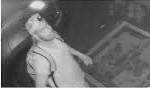
#> input picture FILTROS/ladron.jpeg, 150 x 88 px
$ python FILTROS_A_IMAGEN.py
#> lines starting #> are read from the running program, lines starting #| are printed output that depends on the picture; after the words box and inside, x2 and y2 are one past the last pixel; in counts of white or black regions, pixels touching at a corner belong together
# -*- coding: utf-8 -*-
"""
Created on Sun Sep 15 20:07:59 2024

@author: Efrain Jimenez M
"""

import cv2
import numpy as np
# Carga una imagen en escala de grises
image =cv2.imread('ladron.jpeg')
#> image is the input picture: shape (88, 150, 3); mean B, G, R 104.9, 106.9, 106.8
isize = cv2.resize(image, (400,300))

kernel = 3
tamano_kernel=3
#-------------------------Ruido Gaussiano----------------------------------


# Especifica la media y la desviación estándar del ruido gaussiano
media = 0
desviacion_estandar = 25

# Genera ruido gaussiano
ruido_gaussiano = np.random.normal(media, desviacion_estandar, isize.shape)

# Añade el ruido a la imagen
RGauss = np.clip(isize + ruido_gaussiano, 0, 255).astype(np.uint8)

# Muestra la imagen original y la imagen con ruido
cv2.imshow('Original', isize)
cv2.imshow('Con Ruido Gaussiano', RGauss)


#--------------------Sal y pimienta-------------------------------

image = cv2.imread('ladron.jpeg')
isize = cv2.resize(image, (400, 300))

# Probabilidad de aparición de ruido
probabilidad_sal = 0.05  # Porcentaje de píxeles blancos
probabilidad_pimienta = 0.05  # Porcentaje de píxeles negros

# Copia de la imagen para aplicar el ruido
RuidoSyP = isize.copy()

# Número total de píxeles de ruido para sal y pimienta
numero_pimienta = int(np.ceil(probabilidad_pimienta * isize.shape[0] * isize.shape[1]))
#> numero_pimienta = 6000
numero_sal = int(np.ceil(probabilidad_sal * isize.shape[0] * isize.shape[1]))
#> numero_sal = 6000

# Se aplica ruido pimienta (negros)
for i in range(numero_pimienta):
    x = np.random.randint(0, isize.shape[0])
    y = np.random.randint(0, isize.shape[1])
    RuidoSyP[x][y] = 0
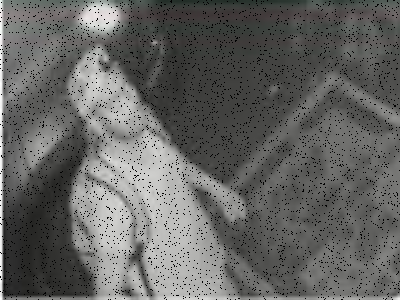
#> RuidoSyP: shape (300, 400, 3); mean B, G, R 99.8, 101.7, 101.5

# Se aplica ruido sal (blancos)
for i in range(numero_sal):
    x = np.random.randint(0, isize.shape[0])
    y = np.random.randint(0, isize.shape[1])
    RuidoSyP[x][y] = 255
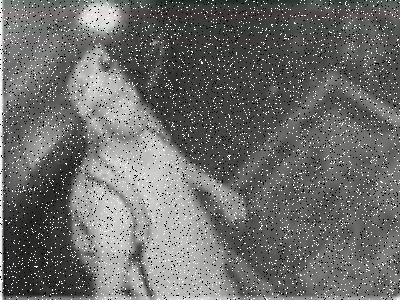
#> RuidoSyP: shape (300, 400, 3); 4.86% of pixels changed, all inside (x1, y1, x2, y2) = (0, 0, 400, 300)

cv2.imshow('Con Ruido Sal y Pimienta', RuidoSyP)


cv2.imwrite('ladronO.jpg', isize)
cv2.imwrite('ladronGauss.jpg', RGauss)
cv2.imwrite('ladronSyP.jpg',RuidoSyP )

imagenGauss =cv2.imread('ladronGauss.jpg')
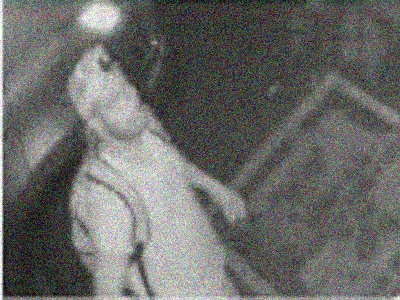
#> imagenGauss: shape (300, 400, 3); mean B, G, R 104.3, 106.5, 106.2
imageSyP = cv2.imread('ladronSyP.jpg')
#Filtro Gaussiano
fGauss = cv2.GaussianBlur(imagenGauss,(5,5), 0)
cv2.imshow('Filtro Gaussiano del ruido Gauss', fGauss)
cv2.imwrite('Filtro Gaussiano del ruido Gauss.jpg',fGauss)

fGaussPS =  cv2.GaussianBlur(imageSyP,(5,5), 0)
cv2.imshow('Filtro Gaussiano del ruido Pimienta', fGaussPS)
cv2.imwrite('Filtro Gaussiano del ruido Pimienta.jpg',fGaussPS)
#Filtro mediana
fMediana = cv2.medianBlur(imagenGauss,5)
cv2.imshow('Filtro Mediana del ruido Gauss', fMediana)
cv2.imwrite('Filtro Mediana del ruido Gauss.jpg',fMediana)

fMedianaPS = cv2.medianBlur(imageSyP,5)
cv2.imshow('Filtro Mediana del ruido Pimienta', fMedianaPS)
cv2.imwrite('Filtro Mediana del ruido Pimienta.jpg',fMedianaPS)
#Filtro media

fMedia = cv2.blur(imagenGauss, (kernel, kernel))
cv2.imshow('Filtro Media del ruido Gauss', fMedia)
cv2.imwrite('Filtro Media del ruido Gauss.jpg',fMedia)

fMediaPS = cv2.blur(imageSyP, (kernel, kernel))
cv2.imshow('Filtro Media del ruido Pimienta', fMediaPS)
cv2.imwrite('Filtro Media del ruido Pimienta.jpg',fMediaPS)

#Filtro minimo
kernel1 = np.ones((tamano_kernel, tamano_kernel), np.uint8)

# Aplicar el filtro mínimo usando la función cv2.erode
fMini = cv2.erode(imagenGauss, kernel1)
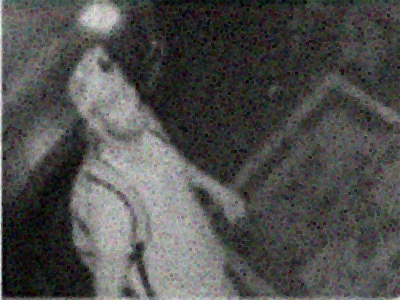
#> fMini: shape (300, 400, 3); mean B, G, R 78.1, 79.5, 79.8
cv2.imshow('Filtro Minimo del ruido Gauss', fMini)
cv2.imwrite('Filtro Minimo del ruido Gauss.jpg',fMini)

fMiniPS = cv2.erode(imageSyP, kernel1)
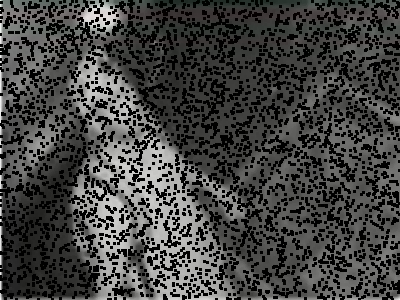
#> fMiniPS: shape (300, 400, 3); mean B, G, R 65.4, 66.9, 66.8
cv2.imshow('Filtro Minimo del ruido PIMIENTA', fMiniPS)
cv2.imwrite('Filtro Minimo del ruido PIMIENTA.jpg',fMiniPS)
#FILTRO MINIMO
kernel = np.ones((kernel, kernel), np.uint8)

# Aplicar el filtro máximo utilizando la función cv2.dilate
fMaxi = cv2.dilate(imagenGauss, kernel)
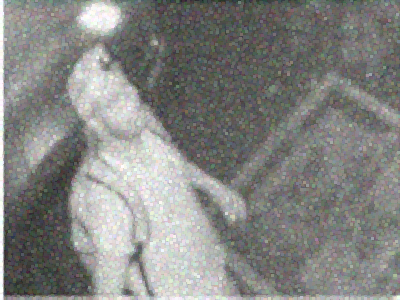
#> fMaxi: shape (300, 400, 3); mean B, G, R 130.4, 133.3, 132.6
cv2.imshow('Filtro Maxi del ruido Gauss', fMaxi)
cv2.imwrite('Filtro Maxi del ruido Gauss.jpg',fMaxi)

fMaxiPS = cv2.dilate(imageSyP, kernel)
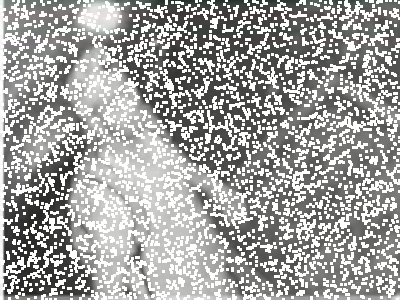
#> fMaxiPS: shape (300, 400, 3); mean B, G, R 161.6, 163.5, 163.4
cv2.imshow('Filtro Maxi del ruido PIMIENTA', fMaxiPS)
cv2.imwrite('Filtro Maxi del ruido PIMIENTA.jpg',fMaxiPS)

cv2.waitKey(0)
cv2.destroyAllWindows()
